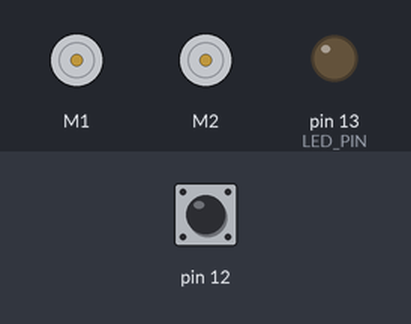
A sketch run on a simulated Arduino Uno, built with avr-gcc and run on an emulated ATmega328P. Parts: 2 × DC motor (green arrow = forward, orange = backward, longer = faster), output pins drawn as LEDs (lit = HIGH). Inputs (shaded band) come from the test bench; at power-on: pin 12 HIGH.

Above: at 1.2 s.
1.3 s: pin 12 pulled LOW for 0.15 s
At 3.1 s:
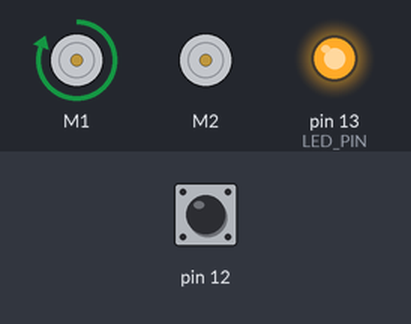
At 7.3 s:
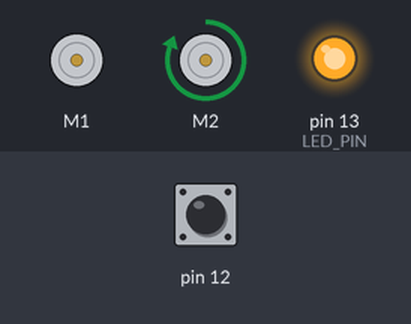
Timing chart, 0 to 21.0 s (numbered marks = the images above; inputs shaded):
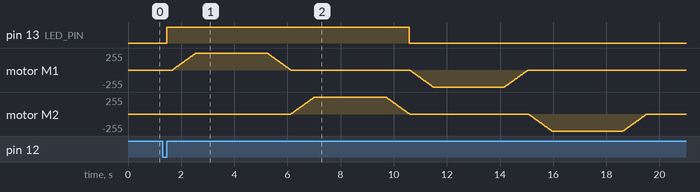

The sketch:

arduino_zumo.ino
```cpp
/*
 * This example uses the ZumoMotors library to drive each motor on the Zumo
 * forward, then backward. The yellow user LED is on when a motor should be
 * running forward and off when a motor should be running backward. If a
 * motor on your Zumo has been flipped, you can correct its direction by
 * uncommenting the call to flipLeftMotor() or flipRightMotor() in the setup()
 * function.
 */

#include <Wire.h>
#include <ZumoShield.h>

#define LED_PIN 13
Pushbutton button(ZUMO_BUTTON);

ZumoMotors motors;
void setup() {
  pinMode(LED_PIN, OUTPUT);


}

void loop()
{
  button.waitForButton();

  // blink LED
  digitalWrite(LED_PIN, HIGH);
  delay(200);
  digitalWrite(LED_PIN, LOW);


  digitalWrite(LED_PIN, HIGH);

  for (int speed = 0; speed <= 1000; speed++)
  {
    motors.setLeftSpeed(speed);
    delay(2);
  }

  for (int speed = 1000; speed >= 0; speed--)
  {
    motors.setLeftSpeed(speed);
    delay(2);
  }


  digitalWrite(LED_PIN, HIGH);

  for (int speed = 0; speed <= 1000; speed++)
  {
    motors.setRightSpeed(speed);
    delay(2);
  }

  for (int speed = 1000; speed >= 0; speed--)
  {
    motors.setRightSpeed(speed);
    delay(2);
  }

  digitalWrite(LED_PIN, LOW);

  for (int speed = 0; speed >= -1000; speed--)
  {
    motors.setLeftSpeed(speed);
    delay(2);
  }

  for (int speed = -1000; speed <= 0; speed++)
  {
    motors.setLeftSpeed(speed);
    delay(2);
  }

  digitalWrite(LED_PIN, LOW);

  for (int speed = 0; speed >= -1000; speed--)
  {
    motors.setRightSpeed(speed);
    delay(2);
  }

  for (int speed = -1000; speed <= 0; speed++)
  {
    motors.setRightSpeed(speed);
    delay(2);
  }

  delay(1500);
}
```

Measured:
- after the input at 1.3 s, pin 13 (LED_PIN): LOW → HIGH after 0.15 s, → LOW 9.1 s later
